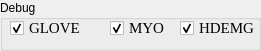
  <widget class="QGroupBox" name="groupBox">
   <property name="geometry">
    <rect>
     <x>680</x>
     <y>930</y>
     <width>261</width>
     <height>51</height>
    </rect>
   </property>
   <property name="title">
    <string>Debug</string>
   </property>
   <widget class="QCheckBox" name="gloveEnable">
    <property name="enabled">
     <bool>true</bool>
    </property>
    <property name="geometry">
     <rect>
      <x>10</x>
      <y>20</y>
      <width>91</width>
      <height>16</height>
     </rect>
    </property>
    <property name="font">
     <font>
      <family>Times New Roman</family>
      <pointsize>11</pointsize>
     </font>
    </property>
    <property name="text">
     <string>GLOVE</string>
    </property>
    <property name="checked">
     <bool>true</bool>
    </property>
   </widget>
   <widget class="QCheckBox" name="myoEnable">
    <property name="geometry">
     <rect>
      <x>110</x>
      <y>20</y>
      <width>71</width>
      <height>16</height>
     </rect>
    </property>
    <property name="font">
     <font>
      <family>Times New Roman</family>
      <pointsize>11</pointsize>
     </font>
    </property>
    <property name="text">
     <string>MYO</string>
    </property>
    <property name="checked">
     <bool>true</bool>
    </property>
   </widget>
   <widget class="QCheckBox" name="hdemgEnable">
    <property name="geometry">
     <rect>
      <x>180</x>
      <y>20</y>
      <width>81</width>
      <height>16</height>
     </rect>
    </property>
    <property name="font">
     <font>
      <family>Times New Roman</family>
      <pointsize>11</pointsize>
     </font>
    </property>
    <property name="text">
     <string>HDEMG</string>
    </property>
    <property name="checked">
     <bool>true</bool>
    </property>
   </widget>
  </widget>
